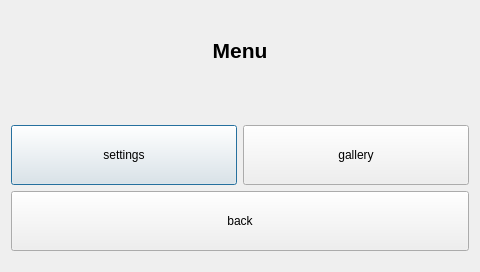
<?xml version="1.0" encoding="UTF-8"?>
<ui version="4.0">
 <class>menu_dialog</class>
 <widget class="QDialog" name="menu_dialog">
  <property name="geometry">
   <rect>
    <x>0</x>
    <y>0</y>
    <width>480</width>
    <height>272</height>
   </rect>
  </property>
  <property name="windowTitle">
   <string>Dialog</string>
  </property>
  <layout class="QVBoxLayout" name="verticalLayout_2">
   <item>
    <spacer name="verticalSpacer_2">
     <property name="orientation">
      <enum>Qt::Vertical</enum>
     </property>
     <property name="sizeType">
      <enum>QSizePolicy::Preferred</enum>
     </property>
     <property name="sizeHint" stdset="0">
      <size>
       <width>20</width>
       <height>10</height>
      </size>
     </property>
    </spacer>
   </item>
   <item>
    <widget class="QLabel" name="label">
     <property name="font">
      <font>
       <pointsize>16</pointsize>
       <weight>75</weight>
       <italic>false</italic>
       <bold>true</bold>
       <underline>false</underline>
       <strikeout>false</strikeout>
       <kerning>false</kerning>
      </font>
     </property>
     <property name="text">
      <string>Menu</string>
     </property>
     <property name="alignment">
      <set>Qt::AlignCenter</set>
     </property>
    </widget>
   </item>
   <item>
    <spacer name="verticalSpacer_3">
     <property name="orientation">
      <enum>Qt::Vertical</enum>
     </property>
     <property name="sizeType">
      <enum>QSizePolicy::Preferred</enum>
     </property>
     <property name="sizeHint" stdset="0">
      <size>
       <width>20</width>
       <height>40</height>
      </size>
     </property>
    </spacer>
   </item>
   <item>
    <layout class="QVBoxLayout" name="verticalLayout">
     <item>
      <layout class="QHBoxLayout" name="horizontalLayout">
       <item>
        <widget class="QPushButton" name="setting_btn">
         <property name="sizePolicy">
          <sizepolicy hsizetype="Minimum" vsizetype="Minimum">
           <horstretch>0</horstretch>
           <verstretch>0</verstretch>
          </sizepolicy>
         </property>
         <property name="minimumSize">
          <size>
           <width>0</width>
           <height>60</height>
          </size>
         </property>
         <property name="text">
          <string>settings</string>
         </property>
        </widget>
       </item>
       <item>
        <widget class="QPushButton" name="gallery_btn">
         <property name="sizePolicy">
          <sizepolicy hsizetype="Minimum" vsizetype="Minimum">
           <horstretch>0</horstretch>
           <verstretch>0</verstretch>
          </sizepolicy>
         </property>
         <property name="text">
          <string>gallery</string>
         </property>
        </widget>
       </item>
      </layout>
     </item>
     <item>
      <widget class="QPushButton" name="back_btn">
       <property name="sizePolicy">
        <sizepolicy hsizetype="Minimum" vsizetype="Minimum">
         <horstretch>0</horstretch>
         <verstretch>0</verstretch>
        </sizepolicy>
       </property>
       <property name="minimumSize">
        <size>
         <width>0</width>
         <height>60</height>
        </size>
       </property>
       <property name="text">
        <string>back</string>
       </property>
      </widget>
     </item>
    </layout>
   </item>
   <item>
    <spacer name="verticalSpacer">
     <property name="orientation">
      <enum>Qt::Vertical</enum>
     </property>
     <property name="sizeType">
      <enum>QSizePolicy::Preferred</enum>
     </property>
     <property name="sizeHint" stdset="0">
      <size>
       <width>20</width>
       <height>10</height>
      </size>
     </property>
    </spacer>
   </item>
  </layout>
 </widget>
 <resources/>
 <connections/>
</ui>
